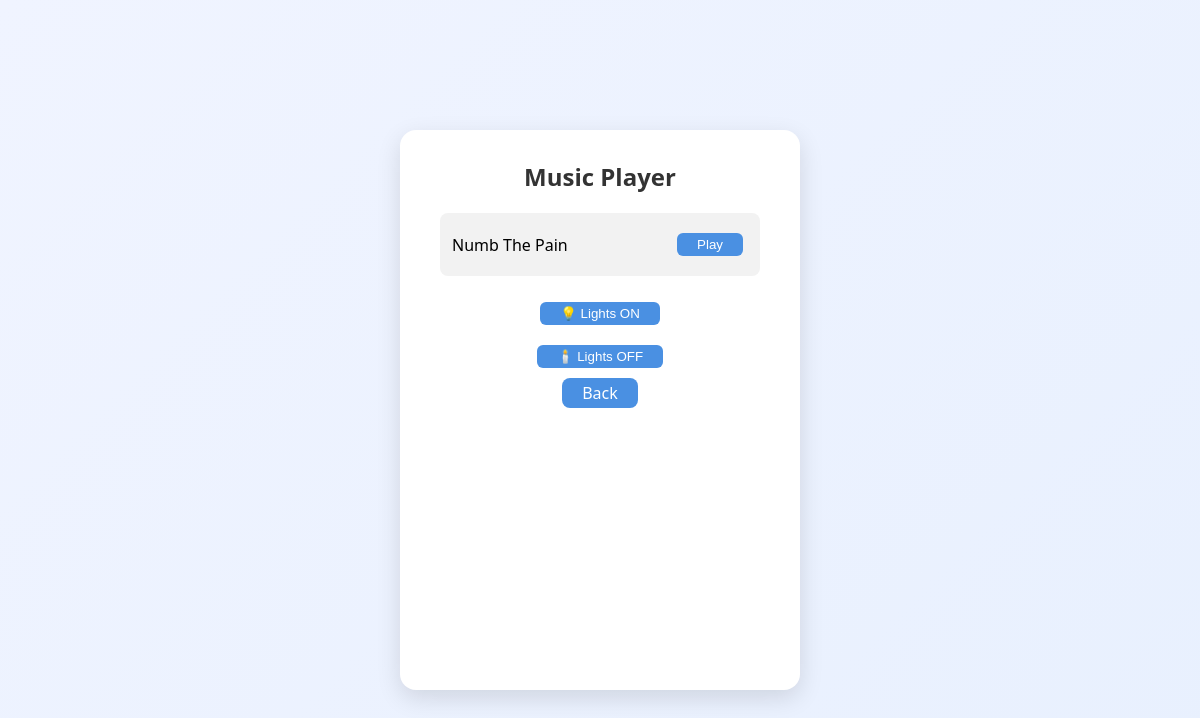
/music (signed in), run on an earlier commit of the app's database.
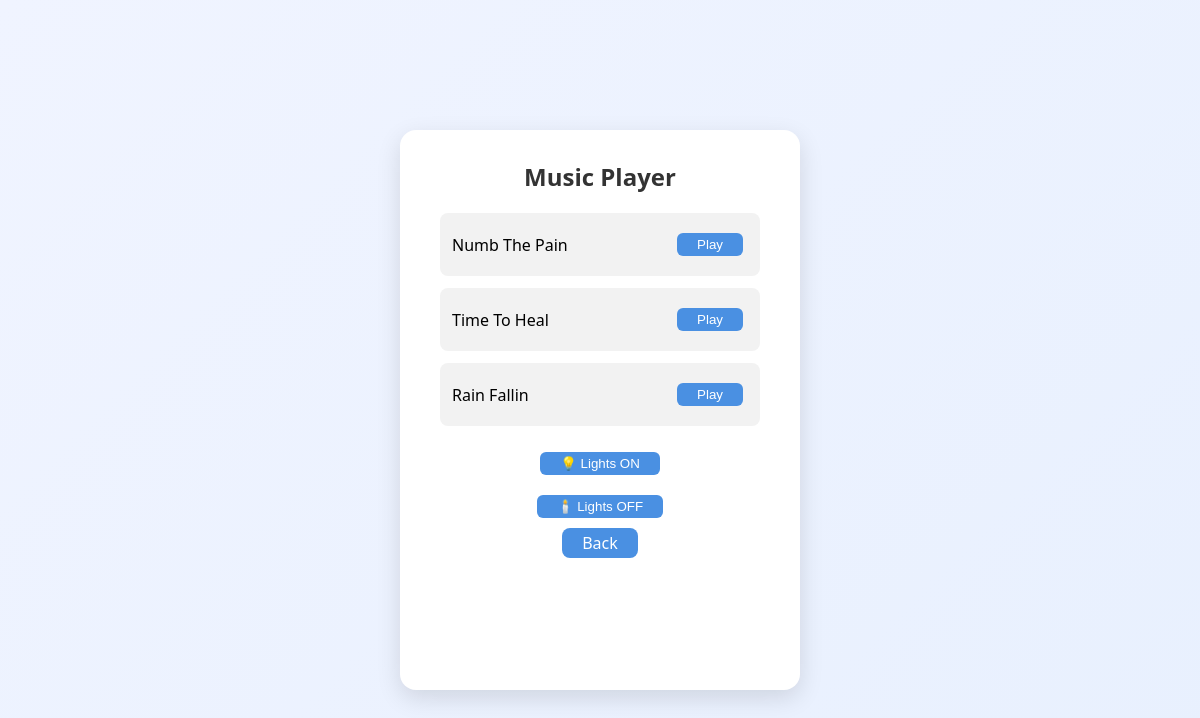
And on a later commit of the database.
### tables this page shows
CREATE TABLE songs (
                id INTEGER PRIMARY KEY AUTOINCREMENT,
                title TEXT,
                file_path TEXT
            );

### app.py (the view)
@app.route('/music')
def music():
    if 'user' not in session:
        return redirect('/login')
    can_add = session.get('role') in ['admin', 'purple']
    with sqlite3.connect('database.db', check_same_thread=False) as conn:
        cur = conn.cursor()
        cur.execute('SELECT id, title FROM songs')
        songs = cur.fetchall()
    return render_template('music.html', songs=songs, can_add=can_add)

### templates/music.html (shortened to what this page needs)
<!DOCTYPE html>
<html>
<head>
    <link rel="stylesheet" href="/static/style.css">
</head>
<body>
<div class="box">
    <h2>Music Player</h2>
    <ul class="grocery-list">
        {% for song in songs %}
        <li>
            {{ song[1] }}
            <form method="POST" action="/play_music" style="display:inline;">
                <button type="submit">Play</button>
            </form>
        </li>
        {% endfor %}
    </ul>
    <form action="/lights/on" method="get">
        <button type="submit">💡 Lights ON</button>
    </form>
    <form action="/lights/off" method="get">
        <button type="submit">🕯️ Lights OFF</button>
    </form>
    <a class="button" href="/dashboard">Back</a>
</div>
</body>
</html>

What changed in the data, as far as the page shows it:
added songs: title "Time To Heal"
added songs: title "Rain Fallin"
